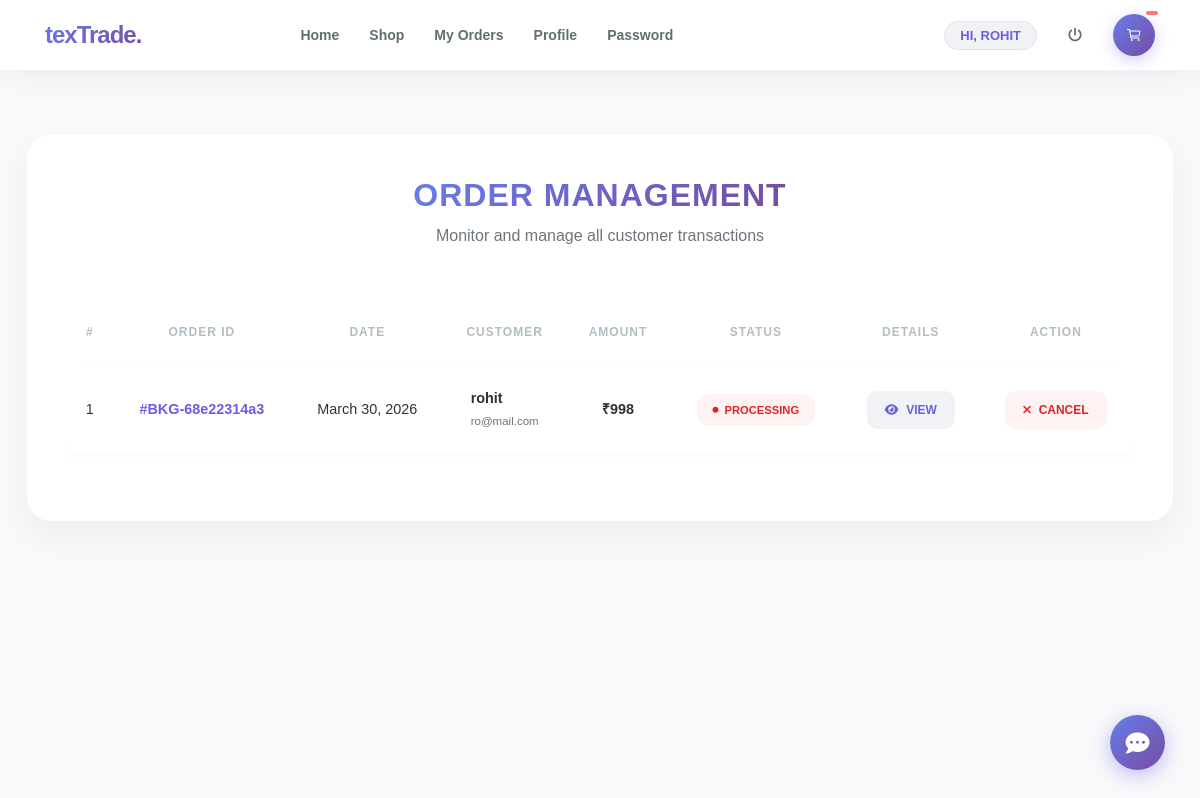
/admin_viewBooking (signed in), run on an earlier commit of the app's database.
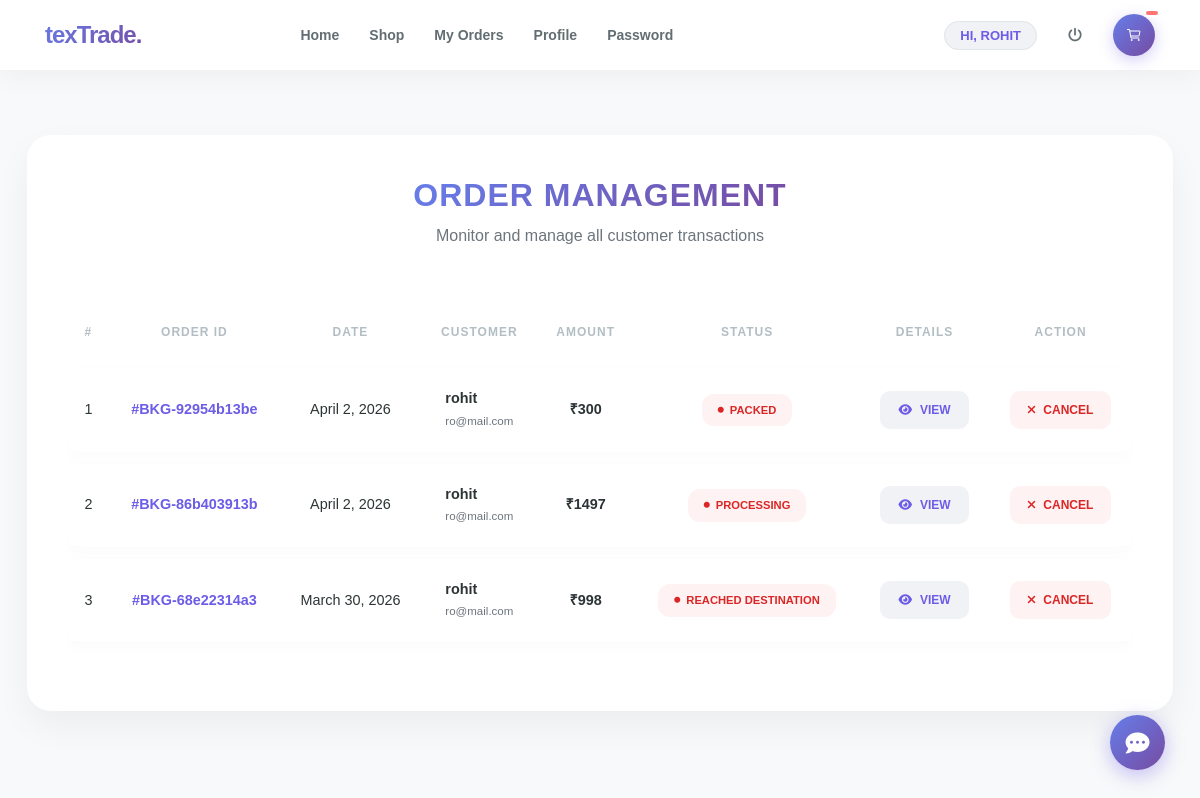
And on a later commit of the database.
### textiles/models.py (models this page shows, shortened)
class Booking(models.Model):
    id = models.AutoField(primary_key=True)
    status = models.CharField(max_length=30,null=True)
    profile = models.ForeignKey(Profile, on_delete=models.CASCADE, null=True)
    booking_id = models.CharField(max_length=200, unique=True, blank=True)
    book_date = models.CharField(max_length=30, null=True)
    total = models.IntegerField(null=True)
    payment = models.ForeignKey(Payment, on_delete=models.SET_NULL, null=True, blank=True )

class Profile(models.Model):
    id = models.AutoField(primary_key=True)
    user = models.OneToOneField(User, on_delete=models.CASCADE, null=True)
    dob = models.DateField(null=True)
    city = models.CharField(max_length=30, null=True)
    address = models.CharField(max_length=50, null=True)
    contact = models.CharField(max_length=10, null=True)
    image = models.FileField(upload_to='images/', null=True)
    role = models.CharField(
        max_length=20,
        choices=[('user', 'User'), ('vendor', 'Vendor'), ('admin', 'Admin')],
        default='user'
    )

### textiles/views.py (the view)
# urls.py: path('admin_viewBooking', Admin_View_Booking, name='admin_viewBooking'),
def Admin_View_Booking(request):
    if not request.user.is_authenticated:
        return redirect('login_admin')
    book = Booking.objects.all().order_by('-id')
    d = {'book': book}
    return render(request, 'admin_viewBokking.html', d)

### textiles/templates/admin_viewBokking.html (shortened to what this page needs)
{% extends 'navigation.html' %}
{% block body %}
{% load static %}
<link rel="stylesheet" href="https://cdnjs.cloudflare.com/ajax/libs/font-awesome/6.0.0/css/all.min.css">
<div class="container-fluid">
    <div class="table-container">
        <div class="text-center mb-5">
            <h2 class="page-title">Order Management</h2>
            <p class="text-muted">Monitor and manage all customer transactions</p>
        </div>
        <div class="table-responsive">
            <table class="table custom-table" id="myTable">
                <thead>
                    <tr>
                        <th>#</th>
                        <th>Order ID</th>
                        <th>Date</th>
                        <th>Customer</th>
                        <th>Amount</th>
                        <th>Status</th>
                        <th>Details</th>
                        <th>Action</th>
                    </tr>
                </thead>
                <tbody>
                    {% for i in book %}
                    <tr>
                        <td>{{ forloop.counter }}</td>
                        <td class="font-weight-bold" style="color: var(--accent-purple);">#{{ i.booking_id }}</td>
                        <td>{{ i.book_date }}</td>
                        <td>
                            <div class="text-left d-inline-block">
                                <div class="font-weight-bold">{{ i.profile.user.username }}</div>
                                <small class="text-muted">{{ i.profile.user.email }}</small>
                            </div>
                        </td>
                        <td class="price-text">₹{{ i.total }}</td>
                        <td>
                            <a href="{% url 'Edit_status' i.booking_id i.id %}" class="text-decoration-none">
                                <span class="status-pill
                                    {% if i.status == 'Pending' %} status-pending
                                    {% elif i.status == 'Completed' %} status-completed
                                    {% else %} status-cancelled {% endif %}">
                                    <i class="fas fa-circle" style="font-size: 6px;"></i> {{ i.status }}
                                </span>
                            </a>
                        </td>
                        <td>
                            <a href="{% url 'admin_booking_detail' i.booking_id i.id i.profile.user.id %}" class="text-decoration-none">
                                <button class="btn-action btn-view">
                                    <i class="fas fa-eye"></i> View
                                </button>
                            </a>
                        </td>
                        <td>
                            <a href=" " onclick="return confirm('Are you sure you want to cancel this booking?')" class="text-decoration-none">
                                <button class="btn-action btn-cancel">
                                    <i class="fas fa-times"></i> Cancel
                                </button>
                            </a>
                        </td>
                    </tr>
                    {% endfor %}
                </tbody>
            </table>
        </div>
    </div>
</div>
{% endblock %}

What changed in the data, as far as the page shows it:
added Booking: booking_id "BKG-92954b13be", book_date "April 2, 2026", profile.user.username "rohit", profile.user.email "ro@mail.com", total "300", status "PACKED"
added Booking: booking_id "BKG-86b403913b", book_date "April 2, 2026", profile.user.username "rohit", profile.user.email "ro@mail.com", total "1497", status "PROCESSING"
changed Booking "BKG-68e22314a3": status "PROCESSING" → "REACHED DESTINATION"
